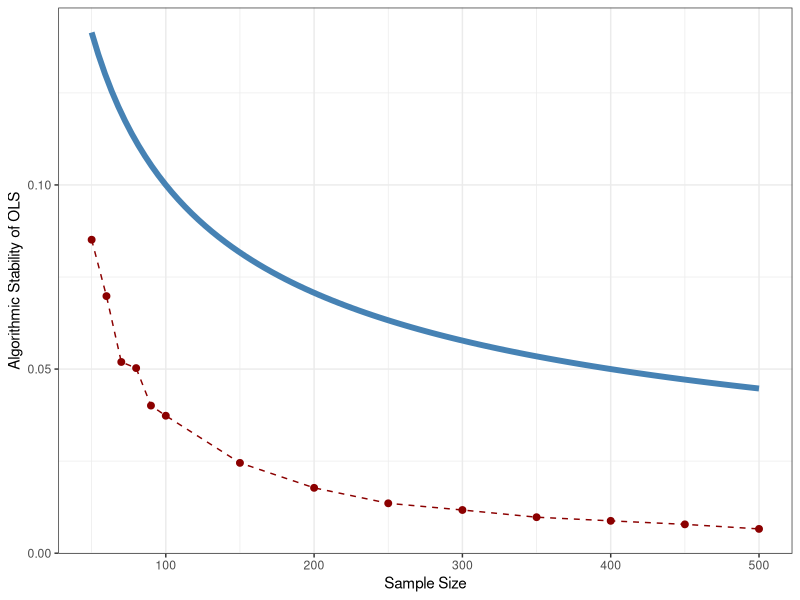

Generate this figure with R:
#-------------------------------------------------------------------------------
### Rina Barber paper - l_q stability
#-------------------------------------------------------------------------------
# The idea is to try and estimate the l_q stabilty

# OLS
#-------------------------------------------------------------------------------

set.seed(6389)
library(ggplot2)

ns <- c(50, 60, 70, 80, 90, seq(100, 500, by = 50))
q <- 2
B <- 500
beta <- c(0.3,0.9,-2)

lm_alg <- function(X, Y) {
  solve(t(X) %*% X) %*% t(X) %*% Y
}

loss <- function(y_hat, y) (y_hat - y)^2

i <- 1
beta_q <- c()

for(N in ns){
  loss_diff <- matrix(nrow=N, ncol = B)
  for(b in 1:B){
    X1 <- rnorm(N,-10,2)
    X2 <- rnorm(N,-1,1)
    X3 <- rbinom(N, 1, 0.4)
    X <- cbind(X1,X2,X3)
    Y <- X %*% beta + rnorm(N)

    X_n1 <- cbind(rnorm(1,-10,2),rnorm(1,-1,1),rbinom(1, 1, 0.4))
    Y_n1 <- X_n1 %*% beta + rnorm(1)

    Y_hat_n <- X_n1 %*% lm_alg(X,Y)

    for(j in 1:N){
      Y_hat_j <- X_n1 %*% lm_alg(X[-j,],Y[-j])
      loss_diff[j,b] <- abs(loss(Y_hat_n, Y_n1) - loss(Y_hat_j, Y_n1))^q
    }
  }
  beta_q[i] <- mean(loss_diff)^(1/q)
  i <- i +1
  print(i)
}

o_n_2 <- function(n) n^(-1/2)

ggplot(data.frame(ns, beta_q[1:length(ns)]))+
  geom_point(aes(x=ns, y = beta_q[1:length(ns)]), size = 2, color = "darkred")+
  geom_line(aes(x=ns, y = beta_q[1:length(ns)]), linetype = 2, color = "darkred")+
  geom_function(fun = Vectorize(o_n_2), color = "steelblue", size = 2)+
  theme_bw()+
  labs(x = "Sample Size", y = "Algorithmic Stability of OLS")
